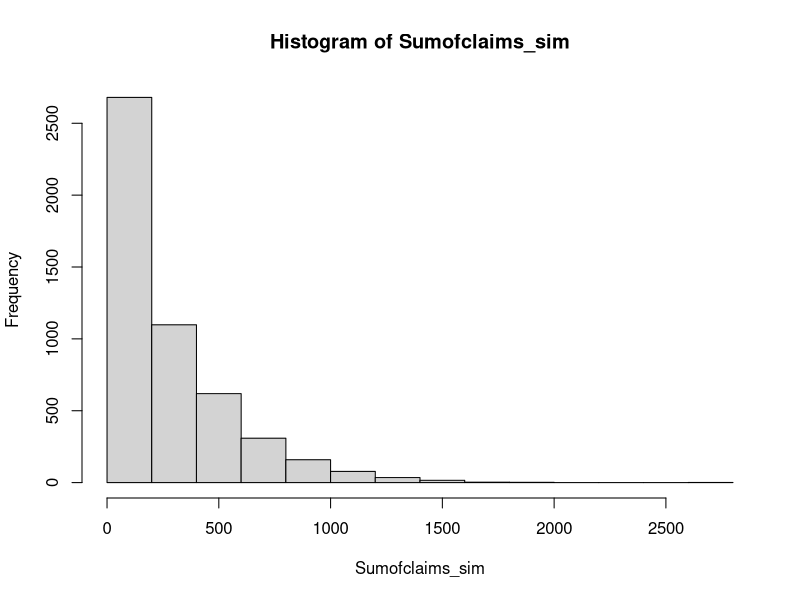

Recreate this plot in R.
## ---- chunk 1
set.seed(2000)

q1 <- 0.002
n1 <- 300
rate1 <- 0.006

rate2 <- 0.007
q2 <- 0.001
n2 <- 500
rate3 <- 0.006
q3 <- 0.003
n3 <- 200

## ---- chunk 2

Total = 0

# 1. Fire 

# How many claims out of 200 policies?
n_1 <- rbinom(1,size = 200,prob=0.03)
n_1
claim_amounts_1 = rexp(6,rate=0.006)
claim_amounts_1
total_claim_amount_1 = sum(claim_amounts_1)
total_claim_amount_1

## ---- chunk 3
Sumofclaims_sim <- numeric(5000)
Total_policies = n1+n2+n3
for (j in 1:5000){
  x<-numeric(Total_policies)
  
  for (i in 1:Total_policies)
  {if (i<= n1){rate=rate1} else{if(i<=n1+n2){rate=rate2}else{rate=rate3}}

    x[i] <- rexp(1,rate=rate)}
  death<-numeric(1000)
  
  for (i in 1:Total_policies)
  {if (i<= n1){prob=q1} else{if(i<=n1+n2){prob=q2}else{prob=q3}}

    death[i] <- rbinom(1,size=1,prob)}
    sim_claim <- x*death
  sim_claim<-sum(sim_claim)
  Sumofclaims_sim[j] <- sim_claim
}

## ---- chunk 4
summary(Sumofclaims_sim)
## ---- chunk 5
hist(Sumofclaims_sim)
